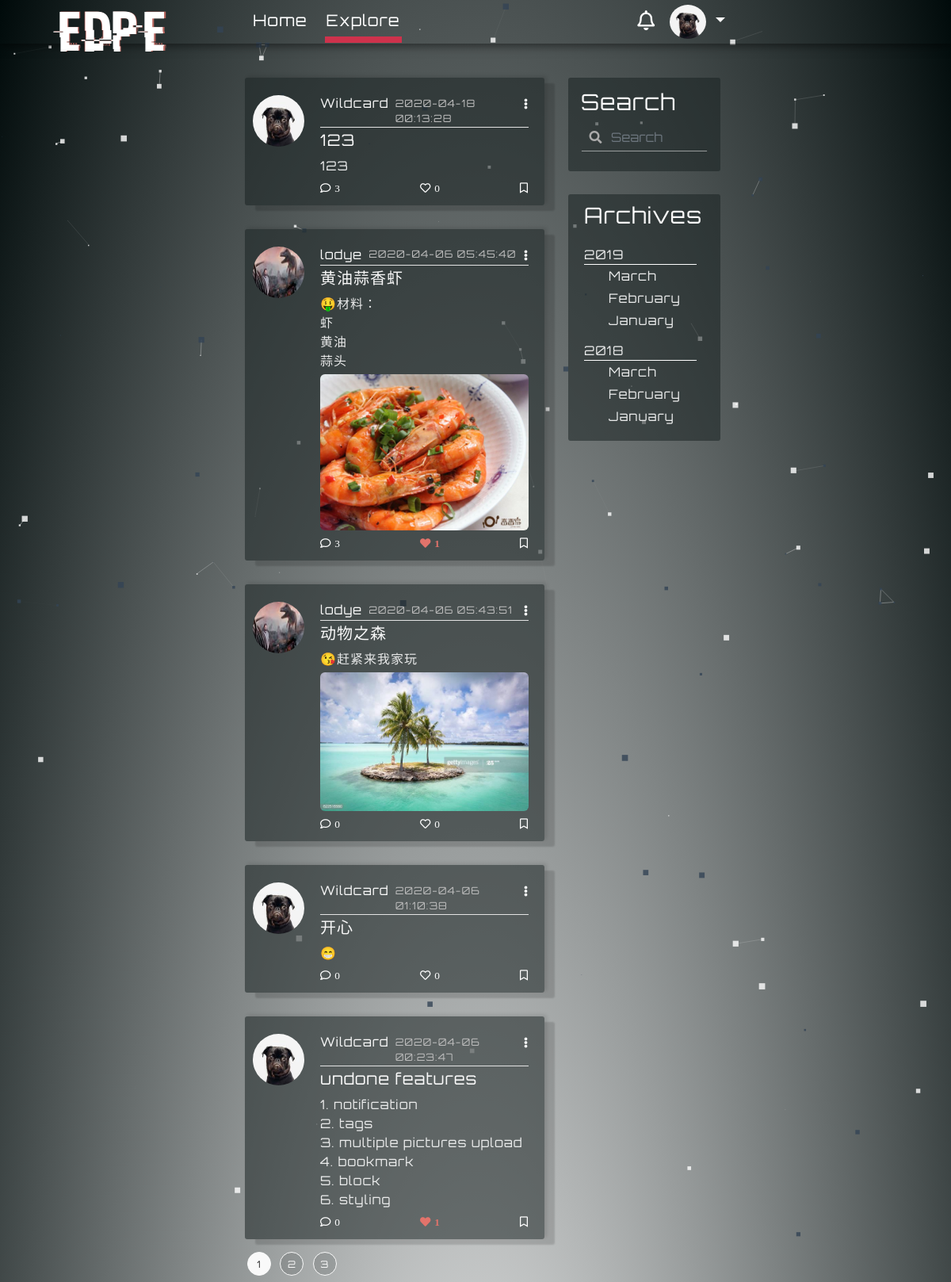
Page /explore (signed in) on the committed database.
### myBlogApp/models.py (models this page shows, shortened)
class User(UserMixin, db.Model):
    id = db.Column(db.Integer, primary_key=True)
    username = db.Column(db.String(64), index=True, unique=True)
    email = db.Column(db.String(120), index=True, unique=True)
    image_file = db.Column(db.String(20), default='default.png')
    password_hash = db.Column(db.String(128))
    about_me = db.Column(db.String(140))
    last_seen = db.Column(db.DATETIME, default=datetime.utcnow())
    posts = db.relationship('Post', backref='author', foreign_keys='Post.user_id', lazy=True)
    comments = db.relationship('Comment', backref='c_author', foreign_keys='Comment.author_id', lazy='dynamic')
    followed = db.relationship(
        'User', secondary=followers,
        primaryjoin=(followers.c.follower_id == id),
        secondaryjoin=(followers.c.followed_id == id),
        backref=db.backref('followers', lazy='dynamic'), lazy='dynamic')
    liked = db.relationship('Like_Post', foreign_keys='Like_Post.liked_user_id', backref='liked_author', lazy='dynamic')
    message_sent = db.relationship('Message', foreign_keys='Message.sender_id', backref='author', lazy='dynamic')
    message_received = db.relationship('Message', foreign_keys='Message.recipient_id', backref='recipient', lazy='dynamic')
    last_message_read_time = db.Column(db.DateTime)
    notifications = db.relationship('Notification', foreign_keys='Notification.notification_user_id',
                                    backref='notification_user', lazy='dynamic')
    def new_messages(self):
        last_read_time = self.last_message_read_time or datetime(1900, 1, 1)
        return Message.query.filter_by(recipient=self).filter(Message.timestamp > last_read_time).count()
    def has_liked_post(self, post):
        return Like_Post.query.filter(
            Like_Post.liked_user_id == self.id,
            Like_Post.liked_post_id == post.id).count() > 0

class SearchableMixin(object):
    @classmethod
    def before_commit(cls, session):
        session._changes = {
            'add': list(session.new),
            'update': list(session.dirty),
            'delete': list(session.deleted)
        }
    @classmethod
    def after_commit(cls, session):
        for obj in session._changes['add']:
            if isinstance(obj, SearchableMixin):
                add_to_index(obj.__tablename__, obj)
        for obj in session._changes['update']:
            if isinstance(obj, SearchableMixin):
                add_to_index(obj.__tablename__, obj)
        for obj in session._changes['delete']:
            if isinstance(obj, SearchableMixin):
                remove_from_index(obj.__tablename__, obj)
        session._changes = None

class Post(SearchableMixin, db.Model):
    __searchable__ = ['body']
    id = db.Column(db.Integer, primary_key=True)
    title = db.Column(db.String(100))
    body = db.Column(db.String(140))
    post_picture = db.Column(db.String(20))
    timestamp = db.Column(db.DATETIME, index=True, default=datetime.utcnow)
    user_id = db.Column(db.Integer, db.ForeignKey('user.id'))
    comment = db.relationship('Comment', backref='post', foreign_keys='Comment.post_id', lazy='dynamic')
    comment_num = db.Column(db.Integer, default=0)
    likes = db.relationship('Like_Post', backref='l_post', lazy='dynamic')

### myBlogApp/routes.py (the view)
@app.route('/explore')
@login_required
def explore():
    page = request.args.get('page', 1, type=int)
    posts = Post.query.order_by(Post.timestamp.desc()).paginate(page=page, per_page=5)
    return render_template('explore.html', title='Explore', posts=posts)

### myBlogApp/form.py
class SearchForm(FlaskForm):
    q = StringField('Search', validators=[DataRequired()])
    def __init__(self, *args, **kwargs):
        if 'formdata' not in kwargs:
            kwargs['formdata'] = request.args
        if 'csrf_enabled' not in kwargs:
            kwargs['csrf_enabled'] = False
        super(SearchForm, self).__init__(*args, **kwargs)

### myBlogApp/models.py (called while the page is built)
@login.user_loader
def load_user(id):
    return User.query.get(int(id))

### myBlogApp/routes.py (called while the page is built)
@app.before_request
def before_request():
    if current_user.is_authenticated:
        current_user.last_seen = datetime.utcnow()
        db.session.commit()
        g.search_form = SearchForm()

### myBlogApp/templates/explore.html (shortened to what this page needs)
{% extends 'base.html' %}
{% block content %}
    {% for post in posts.items %}
    <article class="media content-section border-width-control index-check index-check-explore art-link">
        <a class="mr-1"href="{{ url_for('user_posts', username=post.author.username) }}">
            <img class="rounded-circle article-img" src="{{ url_for('static', filename = 'profile/' + post.author.image_file) }}"></a>
        <div class="media-body">
            <div class="article-metadata space-control">
                <a class="mr-2" href="{{ url_for('user_posts', username=post.author.username) }}">{{ post.author.username }}</a>
                <small class=" small-margin-control">{{ post.timestamp.strftime('%Y-%m-%d %T') }}</small>
                <div class="dropdown">
                     <a class="comment-color dropdown-toggle toggle-remove", id="navbarDropdownMenuLink2" data-toggle="dropdown" aria-haspopup="true" aria-expanded="false" href="#"><i class="fas fa-ellipsis-v immune-click"></i></a>
                </div>
            </div>
            <h5><a class="article-title" href="{{ url_for('post', post_id = post.id) }}">{{ post.title }}</a></h5>
            <p class="article-content">{{ post.body }}</p>
            {% if post.post_picture %}
                <img class="post-pic-margin immune-click post-pic" src=" {{ url_for('static', filename = 'post_pictures/' + post.post_picture) }}" alt="profile image">
            {% endif %}
            <div class="article-metadata pm-control check-index-for-like-explore space-control">
                <a class="comment-color" id="addComments-home" data-toggle="modal" data-target="#exampleModalCenter2" rel="6"  href="{{ url_for('addComments', post_id= post.id) }}"><i class="far fa-comment i-margin-control immune-click">{{ post.comment_num }}</i></a>
            {% if current_user.has_liked_post(post)%}
                <a class="comment-color unlike-link-home" id="ul_l" rel="{{ url_for('unlike', post_id = post.id) }}" href="javascript:"><i class="fas fa-heart i-margin-control i-color-change i-like immune-click">{{post.likes.count()}}</i></a>
            {% else %}
                <a class="comment-color like-link-home " id="l_l" rel="{{ url_for('like', post_id = post.id) }}" href="javascript:"><i class="far fa-heart i-margin-control i-like immune-click">{{post.likes.count()}}</i></a>
            {% endif %}
                <a class="comment-color" href="#"><i class="far fa-bookmark immune-click"></i></a>
            </div>
        </div>
    </article>
    {% endfor %}
    {% for page_num in posts.iter_pages(left_edge=1, right_edge=1, left_current=1, right_current=2) %}
        {% if page_num %}
            {% if posts.page == page_num %}
            <a class="btn pagination-style pagination-active-style" href="{{ url_for('explore', page= page_num) }}">{{ page_num }}</a>
            {% else %}
            <a class="btn pagination-style" href="{{ url_for('explore', page= page_num) }}">{{ page_num }}</a>
            {% endif %}
        {% else %}
            ...
        {% endif %}
    {% endfor %}
{% endblock content %}

### myBlogApp/templates/navbar.html (shortened to what this page needs)
<nav class="navbar fixed-top navbar-expand-lg scrolling-navbar font-control">
    <div class="collapse navbar-collapse" id="navbarSupportedContent">
      <a class="navbar-brand nav-margin-control logo-style" href="{{ url_for('home') }}"><div class="logo-font glitch-effect" data-text="EDPE">edpe</div> </a>
      <ul class="navbar-nav mr-auto">
        <li class="nav-item active">
          <a class=" hover-control link-control padding-control" id="homeLink" href={{ url_for("home")}}>Home</a>
        </li>
        <li class="nav-item">
          <a class=" hover-control link-control padding-control" id="exploreLink" href={{ url_for("explore")}}>Explore</a>
        </li>
      </ul>
      {% if current_user.is_anonymous %}
          <a class="btn btn-outline-white btn-outline login-button-margin-control js-anchor1"  data-toggle="modal" data-backdrop="false" data-target="#modalForLogin" href="{{ url_for('login')}}">login</a>
      {% else %}
        <a href='{{url_for('messages')}}' class="notification">
          <i class="far fa-bell bell-size"></i>
                            {% set new_messages = current_user.new_messages() %}
        </a>
      {% endif %}
        <div>
        {% if current_user.is_anonymous %}
            <a class="btn btn-outline-white btn-outline signup-button-margin-control js-anchor2"  data-toggle="modal" data-target="#exampleModalCenter1"  data-backdrop="false" href="{{ url_for('register')}}">Sign Up</a>
        {% else %}
            <ul class="navbar-nav" id="nav">
                <li class="nav-item dropdown">
                    <a class="nav-link dropdown-toggle" href="#" id="navbarDropdownMenuLink1" role="button" data-toggle="dropdown" aria-haspopup="true" aria-expanded="false" >
                      {% if current_user.is_anonymous %}
                        <img class="rounded-circle avatar" src="{{  url_for('static', filename='profile/default.png' )}}">
                        {% else %}
                       <img class="rounded-circle avatar" src="{{  url_for('static', filename='profile/' + current_user.image_file)}}">
                        {% endif %}
                    </a>
                </li>
             </ul>
        {% endif %}
        </div>
    </div>
</nav>

### myBlogApp/static/temp212.css (style rules this page uses)
:root { --input-padding-x: 1.5rem; --input-padding-y: 0.75rem; }
a { color: #f9f9f9; }
html { overflow: auto; height: 100%; }
p { margin-bottom: 0; }
.border-width-control { box-shadow: 13px 7px 2px 0 rgba(0, 0, 0, 0.14), -1px 0 1px -2px rgba(0, 0, 0, 0.2), 3px -2px 5px 0 rgba(0, 0, 0, 0.12); }
.form-control-change { background-image: linear-gradient(0deg, #fdca47 2px,rgba(0,150,136,0) 0),linear-gradient(0deg, #ffffff8c 1px,transparent 0); }
.form-control-change { background-repeat: no-repeat; background-position-x: center, 50%; background-position-y: bottom, calc(100% - 1px); background-size: 0 100%,100% 100%; border: 0; transition: background 0s ease-out; padding-left: 0; padding-right: 0; }
.form-control { color: #FFFFFF8c; }
.logo-font { font-family: hackedregular, sans-serif; font-size: 6vw; }
.glitch-effect::before,.glitch-effect::after { content: attr(data-text); position: absolute; top: 0; left: 0; width: 100%; height: 100%; z-index: -1; }
.glitch-effect::before { color: #333333; animation: glitch-effect 3s infinite; }
.glitch-effect::after { color: #b96760; animation: glitch-effect 2s infinite; }

### myBlogApp/static/nav82.css (style rules this page uses)
.navbar { background: transparent; box-shadow: 0 2px 11px 1px rgba(0,0,0,0.5); padding: 6px 20px; }
.link-control { position: relative; text-decoration: none }
.padding-control { bottom: 2px; padding-bottom: 8px; padding-right: 2px; padding-left: 2px; margin-right: 20px; color: #fff; }
.page-on { border: 0 solid #ce324c ; border-bottom-width: 8px; }
.link-control:before { content: ""; position: absolute; width: 100%; height: 8px; bottom: -8px; left: 0; background-color: #ce324c ; visibility: hidden; -webkit-transform: scaleX(0); transform: scaleX(0); -webkit-transition: all 0.3s ease-in-out 0s; transition: all 0.3s ease-in-out 0s; }
.font-control { font-size: 20px; }
.nav-link { color: white; padding-top: 0; padding-bottom: 0; }
.navbar-brand { color: white; }
.avatar { height: 43px; width: 46px; }
.nav-margin-control { font-size: 25px!important; margin: 0 1rem auto 0; padding-top: 0!important; }
@media (min-width: 992px) { .navbar-expand-lg .navbar-collapse { margin: 0 auto; max-width: 53%; padding-left: 20px; } }
.bottom-margin-changes { margin-bottom: 10px!important; }
.toggle-remove:after { content: none!important; }
.logo-style { position: absolute; z-index: 10000; left: 6%; top: -20%; }
.notification { color: white; text-decoration: none; padding: 0 10px; position: relative; display: inline-block; border-radius: 2px; }
.bell-size { font-size: 25px; }

### myBlogApp/static/search3.css (style rules this page uses)
.has-search .form-control { padding-left: 2.375rem; padding-right:10px; background-color: transparent; }

### rows in the picture
User: image_file (picture)
Post: image_file (picture), author.username "Wildcard", timestamp "2020-04-18 00:13:28", title "123", body "123", comment_num "3", likes.count "0"
Post: image_file (picture), author.username "lodye", timestamp "2020-04-06 05:45:40", title "黄油蒜香虾", body "🤑材料： 虾 黄油 蒜头", post_picture (picture), comment_num "3", likes.count "1"
Post: image_file (picture), author.username "lodye", timestamp "2020-04-06 05:43:51", title "动物之森", body "😘赶紧来我家玩", post_picture (picture), comment_num "0", likes.count "0"
Post: image_file (picture), author.username "Wildcard", timestamp "2020-04-06 01:10:38", title "开心", body "😁", comment_num "0", likes.count "0"
Post: image_file (picture), author.username "Wildcard", timestamp "2020-04-06 00:23:47", title "undone features", body "1. notification 2. tags 3. multiple pictures upload 4. bookmark 5. block 6. styling", comment_num "0", likes.count "1"

### other values in the picture
{{ page_num }} "1"
{{ page_num }} "2" "3"
